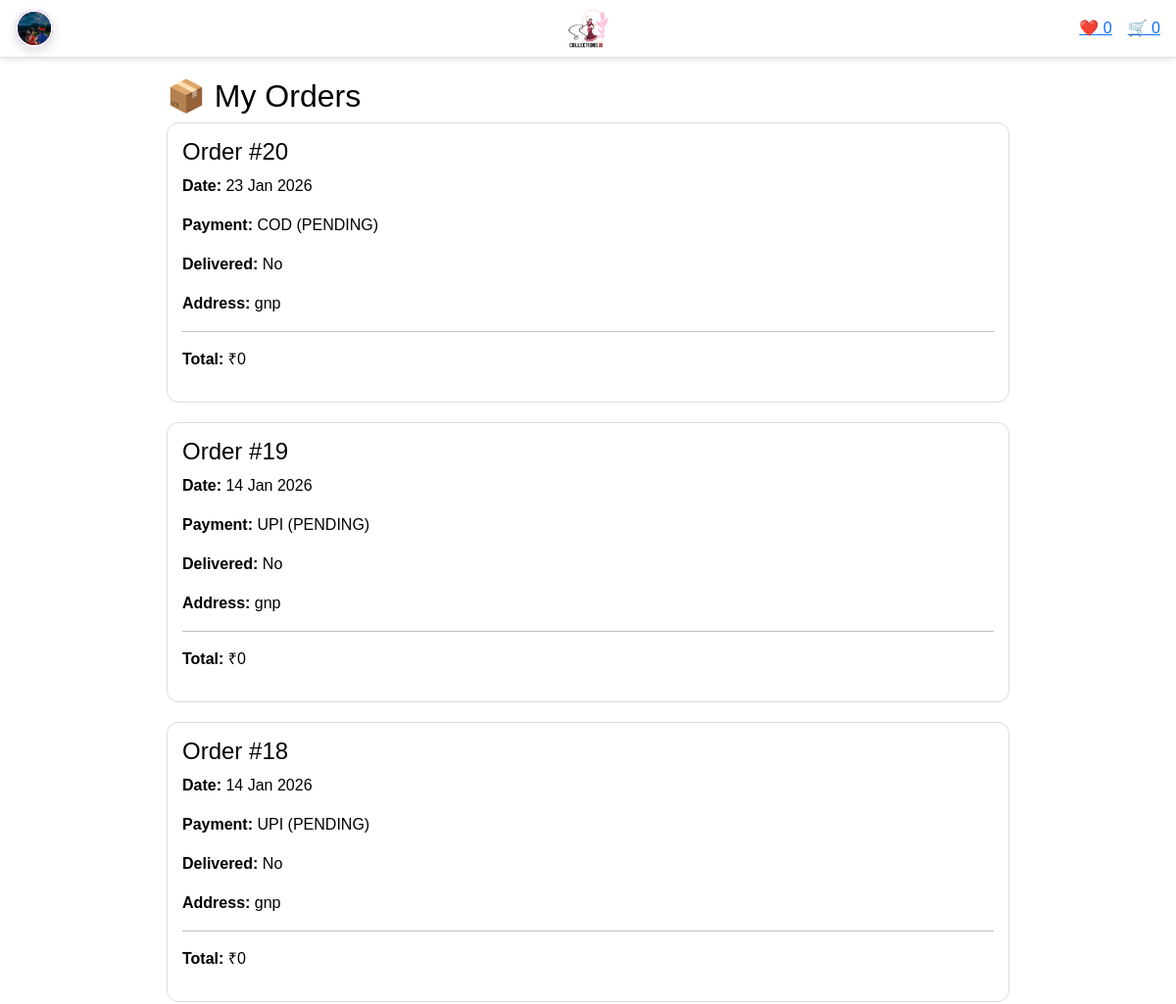
The app's page /my-orders/ (signed in, upper part), older data.
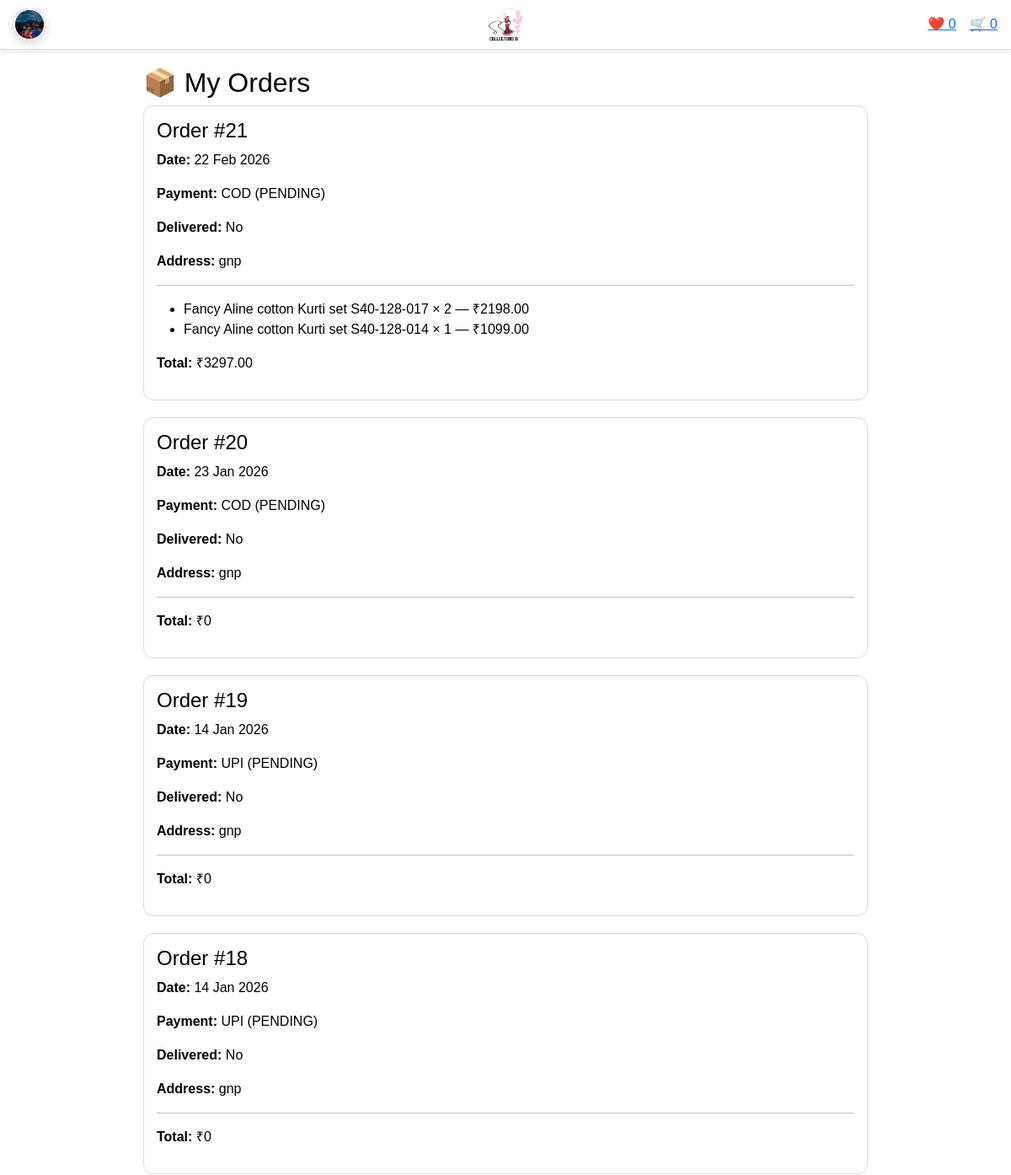
The same page, newer data.
### shop/models.py (models this page shows, shortened)
class Order(models.Model):
    PAYMENT_METHODS = [
        ("COD", "Cash on Delivery"),
        ("RAZORPAY", "Razorpay"),
        ("UPI", "UPI"),
    ]
    PAYMENT_STATUS = [
        ("PENDING", "Pending"),
        ("PAID", "Paid"),
        ("FAILED", "Failed"),
    ]
    user = models.ForeignKey(User, on_delete=models.CASCADE)
    created_at = models.DateTimeField(auto_now_add=True)
    delivered = models.BooleanField(default=False)
    address = models.TextField(blank=True)
    payment_method = models.CharField(max_length=20, choices=PAYMENT_METHODS, default="COD")
    payment_status = models.CharField(max_length=20, choices=PAYMENT_STATUS, default="PENDING")
    razorpay_order_id = models.CharField(max_length=200, blank=True, null=True)
    razorpay_payment_id = models.CharField(max_length=200, blank=True, null=True)
    razorpay_signature = models.CharField(max_length=200, blank=True, null=True)
    def total_amount(self):
        return sum(item.subtotal() for item in self.items.all())

class OrderItem(models.Model):
    order = models.ForeignKey(Order, on_delete=models.CASCADE, related_name="items")
    product = models.ForeignKey(Product, on_delete=models.CASCADE)
    quantity = models.PositiveIntegerField(default=1)
    price = models.DecimalField(max_digits=10, decimal_places=2)
    def subtotal(self):
        return self.price * self.quantity

class Product(models.Model):
    CATEGORY_CHOICES = [
        ("sarees", "Sarees"),
        ("dress", "Dresses"),
        ("offers", "Offers"),
    ]
    name = models.CharField(max_length=255)
    category = models.CharField(max_length=50, choices=CATEGORY_CHOICES)
    price = models.DecimalField(max_digits=10, decimal_places=2)
    available = models.BooleanField(default=True)
    image = CloudinaryField("image", blank=True, null=True)
    description = models.TextField(blank=True)
    details = models.TextField(blank=True)
    show_on_homepage = models.BooleanField(default=True)
    is_offer = models.BooleanField(default=False)
    created_at = models.DateTimeField(auto_now_add=True)
    class Meta:
        ordering = ["-created_at"]

### shop/views.py (the view)
# urls.py: path("my-orders/", views.my_orders, name="my_orders"),
@login_required
def my_orders(request):
    orders = Order.objects.filter(user=request.user).order_by("-created_at")
    return render(request, "shop/my_orders.html", {
        "orders": orders
    })

### shop/context_processors.py (called while the page is built)
def user_counts(request):
    cart_count = 0
    wishlist_count = 0
    if request.user.is_authenticated:
        cart = request.session.get('cart', {})
        cart_count = sum(cart.values())  # sum of all quantities
        wishlist_count = Wishlist.objects.filter(user=request.user).count()
    return {
        'cart_count': cart_count,
        'wishlist_count': wishlist_count,
    }

### templates/shop/my_orders.html (shortened to what this page needs)
{% extends "shop/base.html" %}
{% block content %}
<div style="max-width:900px;margin:auto;padding:20px;">
  <h2>📦 My Orders</h2>
  {% if orders %}
    {% for order in orders %}
      <div style="border:1px solid #ddd;padding:15px;margin-bottom:20px;border-radius:12px;">
        <h4>Order #{{ order.id }}</h4>
        <p><b>Date:</b> {{ order.created_at|date:"d M Y" }}</p>
        <p><b>Payment:</b> {{ order.payment_method }} ({{ order.payment_status }})</p>
        <p><b>Delivered:</b> {{ order.delivered|yesno:"Yes,No" }}</p>
        <p><b>Address:</b> {{ order.address }}</p>
        <hr>
        <ul>
          {% for item in order.items.all %}
            <li>
              {{ item.product.name }} × {{ item.quantity }}
              — ₹{{ item.subtotal }}
            </li>
          {% endfor %}
        </ul>
        <p><b>Total:</b> ₹{{ order.total_amount }}</p>
      </div>
    {% endfor %}
  {% else %}
    <p>No orders yet.</p>
  {% endif %}
</div>
{% endblock %}

Row changes from the older to the newer data that the page shows:
added Order: id "21", created_at "22 Feb 2026", payment_method "COD", payment_status "PENDING", delivered "No", address "gnp", total_amount "3297.00"
added OrderItem: product.name "Fancy Aline cotton Kurti set S40-128-017", quantity "2", subtotal "2198.00"
added OrderItem: product.name "Fancy Aline cotton Kurti set S40-128-014", quantity "1", subtotal "1099.00"
